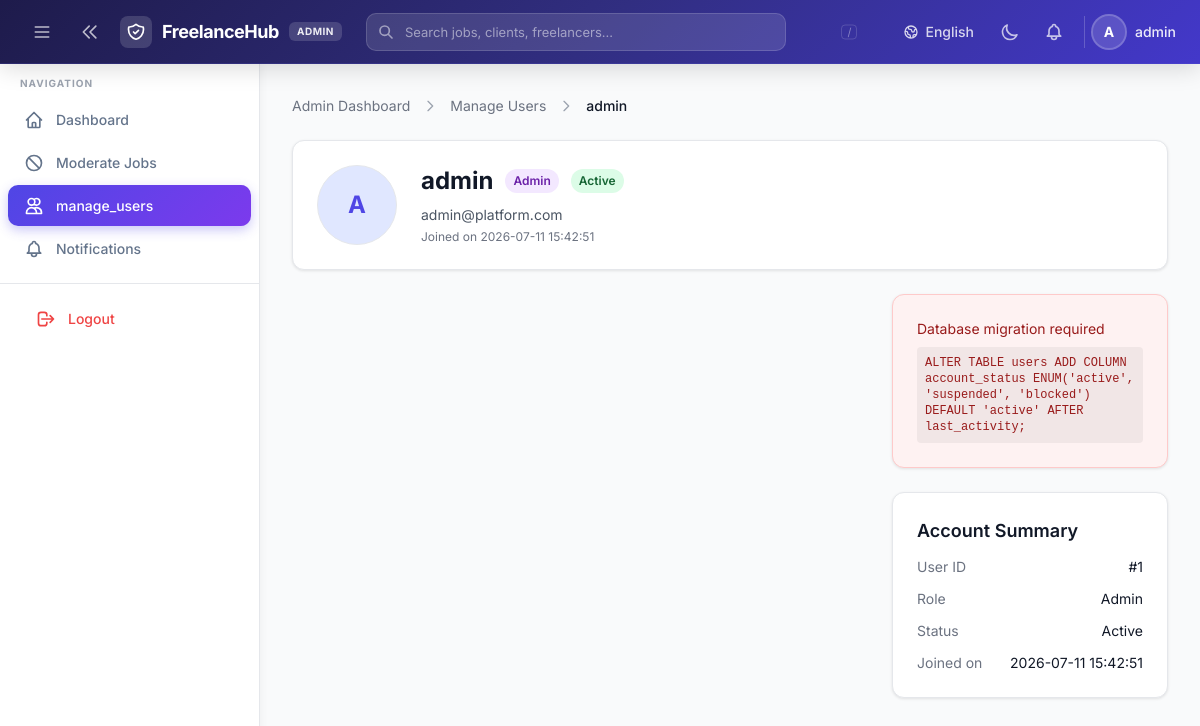
The page /admin/view_user.php?id=1 (signed in) on the database its author committed.
### tables this page shows
CREATE TABLE users (
    id INT PRIMARY KEY AUTO_INCREMENT,
    username VARCHAR(50) NOT NULL,
    email VARCHAR(100) UNIQUE NOT NULL,
    password VARCHAR(255) NOT NULL,
    profile_image VARCHAR(255) DEFAULT NULL,
    role ENUM('admin', 'company', 'freelancer') NOT NULL,
    created_at TIMESTAMP DEFAULT CURRENT_TIMESTAMP
);

### config/lang.php (called while the page is built, shortened)
<?php
function current_lang(): string
{
    return $_SESSION['lang'] ?? 'en';
}
function load_translations(): array
{
    static $translations = null;
    if ($translations === null) {
        $file = __DIR__ . '/../lang/' . current_lang() . '.php';
        $translations = require $file;
    }
    return $translations;
}
function __(string $key, array $replace = []): string
{
    $translations = load_translations();
    $text = $translations[$key] ?? $key;
    return $text;
}

### config/auth.php (called while the page is built, shortened)
<?php
require_once __DIR__ . '/lang.php';
function base_url(string $path = ''): string
{
    $script = str_replace('\\', '/', dirname($_SERVER['SCRIPT_NAME'] ?? ''));
    $root = preg_replace('#/(admin|company|freelancer|chat)$#', '', $script);
    $root = rtrim($root, '/');
    if ($path === '') {
        return $root === '' ? '/' : $root;
    }
    return ($root === '' ? '' : $root) . '/' . ltrim($path, '/');
}
function require_login(): void
{
    if (!has_account_status_column()) {
        return;
    }
}
function require_role(string $role): void
{
    require_login();
}
function current_user(): array
{
    return [
        'user_id' => $_SESSION['user_id'] ?? null,
        'username' => $_SESSION['username'] ?? null,
        'email' => $_SESSION['email'] ?? null,
        'role' => $_SESSION['role'] ?? null,
        'profile_id' => $_SESSION['profile_id'] ?? null,
        'profile_image' => $_SESSION['profile_image'] ?? null,
        'logo_image' => $_SESSION['logo_image'] ?? null,
    ];
}
function profile_image_url(?string $filename): ?string
{
    return null;
}
function e(?string $value): string
{
    return htmlspecialchars($value ?? '', ENT_QUOTES, 'UTF-8');
}
function _first_char(string $s): string {
    if (function_exists('mb_substr')) {
        return mb_strtoupper(mb_substr($s, 0, 1));
    }
    return strtoupper(substr($s, 0, 1));
}
function has_account_status_column(): bool
{
    static $exists = null;
    if ($exists === null) {
        global $conn;
        $result = $conn->query("SHOW COLUMNS FROM users LIKE 'account_status'");
        $exists = $result && $result->num_rows > 0;
    }
    return $exists;
}

### admin/view_user.php (the view, shortened to what this page needs)
<?php
require_once __DIR__ . '/../config/db.php';
require_once __DIR__ . '/../config/auth.php';
require_once __DIR__ . '/../config/notifications.php';
require_role('admin');
$has_status_col = has_account_status_column();
$user_id = (int) ($_GET['id'] ?? 0);
$status_col = $has_status_col ? 'account_status,' : "'active' AS account_status,";
$stmt = $conn->prepare("SELECT id, username, email, role, {$status_col} created_at, profile_image FROM users WHERE id = ?");
$stmt->bind_param('i', $user_id);
$stmt->execute();
$target_user = $stmt->get_result()->fetch_assoc();
$status = $target_user['account_status'] ?? 'active';
require __DIR__ . '/includes/admin_header.php';
?>
<div class="mb-6 admin-fade">
    <div class="flex items-center gap-3 mb-1">
        <a href="<?= e(base_url('admin/admin_dashboard.php')) ?>" class="text-sm hover:underline" style="color:var(--color-text-muted)"><?= e(__('admin.dashboard_title')) ?></a>
        <svg class="w-4 h-4" fill="none" viewBox="0 0 24 24" stroke="currentColor" stroke-width="2" style="color:var(--color-text-placeholder)"><path stroke-linecap="round" stroke-linejoin="round" d="M9 5l7 7-7 7"/></svg>
        <a href="<?= e(base_url('admin/manage_users.php')) ?>" class="text-sm hover:underline" style="color:var(--color-text-muted)"><?= e(__('admin.manage_users')) ?></a>
        <svg class="w-4 h-4" fill="none" viewBox="0 0 24 24" stroke="currentColor" stroke-width="2" style="color:var(--color-text-placeholder)"><path stroke-linecap="round" stroke-linejoin="round" d="M9 5l7 7-7 7"/></svg>
        <span class="text-sm font-medium" style="color:var(--color-text-primary)"><?= e($target_user['username']) ?></span>
    </div>
</div>
<div class="card mb-6">
    <div class="flex flex-wrap items-start gap-6">
        <?php $imgUrl = profile_image_url($target_user['profile_image']); ?>
        <?php if ($imgUrl): ?>
            <img src="<?= e($imgUrl) ?>" alt="" class="w-20 h-20 rounded-full object-cover border" style="border-color:var(--color-border)">
        <?php else: ?>
            <div class="w-20 h-20 rounded-full bg-indigo-100 dark:bg-indigo-900 flex items-center justify-center text-indigo-600 dark:text-indigo-300 font-bold text-2xl border" style="border-color:var(--color-border)">
                <?= e(_first_char($target_user['username'])) ?>
            </div>
        <?php endif; ?>
        <div class="flex-1 min-w-0">
            <div class="flex flex-wrap items-center gap-3 mb-2">
                <h1 class="text-2xl font-bold" style="color:var(--color-text-primary)"><?= e($target_user['username']) ?></h1>
                <?php
                $role_class = $target_user['role'] === 'company'
                    ? 'bg-green-100 dark:bg-green-900/30 text-green-800 dark:text-green-300'
                    : 'bg-purple-100 dark:bg-purple-900/30 text-purple-800 dark:text-purple-300';
                ?>
                <span class="inline-flex px-2 py-1 text-xs font-semibold rounded-full <?= $role_class ?>"><?= e(ucfirst($target_user['role'])) ?></span>
                <?php
                $status_classes = [
                    'active' => 'bg-green-100 dark:bg-green-900/30 text-green-800 dark:text-green-300',
                    'suspended' => 'bg-yellow-100 dark:bg-yellow-900/30 text-yellow-800 dark:text-yellow-300',
                    'blocked' => 'bg-red-100 dark:bg-red-900/30 text-red-800 dark:text-red-300',
                ];
                $sc = $status_classes[$status] ?? $status_classes['active'];
                ?>
                <span class="inline-flex px-2 py-1 text-xs font-semibold rounded-full <?= $sc ?>"><?= e(__('user_status.' . $status)) ?></span>
            </div>
            <p class="text-sm mb-1" style="color:var(--color-text-secondary)"><?= e($target_user['email']) ?></p>
            <p class="text-xs" style="color:var(--color-text-muted)"><?= e(__('admin.joined_on')) ?> <?= e($target_user['created_at']) ?></p>
        </div>
    </div>
</div>
<div class="grid md:grid-cols-3 gap-6">
    <div class="md:col-span-2 space-y-6">
    </div>
    <div class="space-y-6">
        <?php if ($has_status_col): ?>
        <div class="card">
            <h2 class="text-lg font-semibold mb-4" style="color:var(--color-text-primary)"><?= e(__('admin.account_status')) ?></h2>
            <form method="POST">
                <input type="hidden" name="csrf_token" value="<?= e(csrf_token()) ?>">
                <div class="mb-4">
                    <label class="block text-sm font-medium mb-2" style="color:var(--color-text-secondary)"><?= e(__('admin.change_status')) ?></label>
                    <select name="account_status" class="form-input">
                        <option value="active" <?= $status === 'active' ? 'selected' : '' ?>><?= e(__('user_status.active')) ?></option>
                        <option value="suspended" <?= $status === 'suspended' ? 'selected' : '' ?>><?= e(__('user_status.suspended')) ?></option>
                        <option value="blocked" <?= $status === 'blocked' ? 'selected' : '' ?>><?= e(__('user_status.blocked')) ?></option>
                    </select>
                </div>
                <button type="submit" class="btn-primary w-full" onclick="return confirm('<?= e(__('admin.confirm_status_change')) ?>')">
                    <?= e(__('admin.update_status')) ?>
                </button>
            </form>
        </div>
        <?php else: ?>
        <div class="card" style="background:var(--color-flash-error-bg);border-color:var(--color-flash-error-border)">
            <p class="text-sm" style="color:var(--color-flash-error-text)"><?= e(__('admin.migration_required')) ?></p>
            <code class="block mt-2 p-2 rounded text-xs" style="background:rgba(0,0,0,0.05);color:var(--color-flash-error-text)">ALTER TABLE users ADD COLUMN account_status ENUM('active', 'suspended', 'blocked') DEFAULT 'active' AFTER last_activity;</code>
        </div>
        <?php endif; ?>
        <div class="card">
            <h2 class="text-lg font-semibold mb-3" style="color:var(--color-text-primary)"><?= e(__('admin.account_summary')) ?></h2>
            <div class="space-y-3 text-sm">
                <div class="flex justify-between">
                    <span style="color:var(--color-text-muted)"><?= e(__('admin.user_id')) ?></span>
                    <span style="color:var(--color-text-primary)">#<?= $target_user['id'] ?></span>
                </div>
                <div class="flex justify-between">
                    <span style="color:var(--color-text-muted)"><?= e(__('admin.role')) ?></span>
                    <span style="color:var(--color-text-primary)"><?= e(ucfirst($target_user['role'])) ?></span>
                </div>
                <div class="flex justify-between">
                    <span style="color:var(--color-text-muted)"><?= e(__('admin.status')) ?></span>
                    <span style="color:var(--color-text-primary)"><?= e(__('user_status.' . $status)) ?></span>
                </div>
                <div class="flex justify-between">
                    <span style="color:var(--color-text-muted)"><?= e(__('admin.joined_on')) ?></span>
                    <span style="color:var(--color-text-primary)"><?= e($target_user['created_at']) ?></span>
                </div>
            </div>
        </div>
    </div>
</div>
<?php require __DIR__ . '/includes/admin_footer.php'; ?>

### admin/includes/admin_header.php (shortened to what this page needs)
<?php
$admin_user = current_user();
$current_lang = current_lang();
?>
<!DOCTYPE html>
<html lang="<?= e(current_lang()) ?>" data-theme>
<head>
    <script src="https://cdn.tailwindcss.com"></script>
    <link rel="stylesheet" href="<?= e(base_url('assets/css/custom.css')) ?>">
</head>
<body class="bg-gray-50 dark:bg-slate-900">
<header class="admin-topbar">
    <div class="flex items-center justify-between h-full px-4 lg:px-6">
        <div class="flex items-center gap-3">
            <button id="admin-sidebar-toggle" type="button" class="p-2 rounded-lg text-white/70 hover:text-white hover:bg-white/10 transition-colors" aria-label="Toggle sidebar">
                <svg class="w-5 h-5" fill="none" viewBox="0 0 24 24" stroke="currentColor" stroke-width="2">
                    <path stroke-linecap="round" stroke-linejoin="round" d="M4 6h16M4 12h16M4 18h16"/>
                </svg>
            </button>
            <button id="sidebar-collapse-btn" type="button" class="hidden lg:flex p-2 rounded-lg text-white/70 hover:text-white hover:bg-white/10 transition-colors" aria-label="Collapse sidebar">
                <svg class="w-5 h-5 sidebar-collapse-icon" fill="none" viewBox="0 0 24 24" stroke="currentColor" stroke-width="2">
                    <path stroke-linecap="round" stroke-linejoin="round" d="M11 19l-7-7 7-7m8 14l-7-7 7-7"/>
                </svg>
            </button>
            <a href="<?= e(base_url('admin/admin_dashboard.php')) ?>" class="flex items-center gap-2.5">
                <div class="w-8 h-8 rounded-lg bg-white/15 flex items-center justify-center">
                </div>
                <span class="text-lg font-bold text-white tracking-tight hidden sm:inline"><?= e(__('app.name')) ?></span>
                <span class="hidden sm:inline-flex items-center px-2 py-0.5 rounded-md text-[10px] font-bold uppercase tracking-wider bg-white/15 text-white/90">Admin</span>
            </a>
        </div>
        <div class="admin-search hidden md:block flex-1 mx-6">
            <div class="relative">
                <svg class="admin-search-icon w-4 h-4" fill="none" viewBox="0 0 24 24" stroke="currentColor" stroke-width="2.5">
                    <path stroke-linecap="round" stroke-linejoin="round" d="M21 21l-6-6m2-5a7 7 0 11-14 0 7 7 0 0114 0z"/>
                </svg>
                <input type="text" id="admin-search-input" class="admin-search-input" placeholder="Search jobs, clients, freelancers..." autocomplete="off" spellcheck="false">
                <div class="admin-search-kbd" id="admin-search-kbd">/</div>
            </div>
        </div>
        <div class="flex items-center gap-2">
            <div class="relative" id="lang-switcher">
                <button type="button" onclick="event.stopPropagation(); document.getElementById('lang-dropdown').classList.toggle('hidden')" class="flex items-center gap-1.5 px-2.5 py-1.5 rounded-lg text-sm font-medium text-white/80 hover:text-white hover:bg-white/10 transition-colors" style="min-width:2.25rem">
                    <span class="hidden sm:inline"><?= $current_lang === 'my' ? 'မြန်မာ' : 'English' ?></span>
                </button>
            </div>
            <button id="theme-toggle" type="button" class="p-2 rounded-lg text-white/70 hover:text-white hover:bg-white/10 transition-colors" aria-label="Toggle theme">
                <svg class="w-5 h-5 dark:hidden" fill="none" viewBox="0 0 24 24" stroke="currentColor" stroke-width="2">
                    <path stroke-linecap="round" stroke-linejoin="round" d="M20.354 15.354A9 9 0 018.646 3.646 9.003 9.003 0 0012 21a9.003 9.003 0 008.354-5.646z"/>
                </svg>
            </button>
            <div class="relative notification-container">
                <button type="button" class="notification-toggle relative p-2 rounded-lg text-white/70 hover:text-white hover:bg-white/10 transition-colors" aria-label="<?= e(__('notif.title')) ?>">
                </button>
            </div>
            <div class="flex items-center gap-2.5 pl-2 ml-1 border-l border-white/20">
                <?php $admin_img = profile_image_url($admin_user['profile_image'] ?? ''); ?>
                <?php if ($admin_img): ?>
                    <img src="<?= e($admin_img) ?>" alt="" class="w-8 h-8 rounded-full object-cover ring-2 ring-white/30">
                <?php else: ?>
                    <div class="w-8 h-8 rounded-full bg-white/15 flex items-center justify-center text-white font-bold text-sm ring-2 ring-white/30">
                        <?= e(_first_char($admin_user['username'] ?? 'A')) ?>
                    </div>
                <?php endif; ?>
                <span class="text-sm font-medium text-white/90 hidden md:inline"><?= e($admin_user['username'] ?? '') ?></span>
            </div>
        </div>
    </div>
</header>
<div class="admin-layout" id="admin-layout">
<aside id="admin-sidebar" class="admin-sidebar">
    <?php require __DIR__ . '/admin_sidebar.php'; ?>
</aside>
<main class="admin-main">
    <div class="p-4 lg:p-8 max-w-7xl mx-auto">

### rows shown on the page
users: username "A", username "admin", role "Admin", email "admin@platform.com", created_at "2026-07-11 15:42:51", id "1"

### other values the page prints
__('app.name') "FreelanceHub"
$item['label'] "Dashboard"
$item['label'] "Moderate Jobs"
$item['label'] "manage_users"
$item['label'] "Notifications"
__('nav.logout') "Logout"
__('admin.dashboard_title') "Admin Dashboard"
__('admin.manage_users') "Manage Users"
__('user_status.' . $status) "Active"
__('admin.joined_on') "Joined on"
__('admin.migration_required') "Database migration required"
__('admin.account_summary') "Account Summary"
__('admin.user_id') "User ID"
__('admin.role') "Role"
__('admin.status') "Status"
